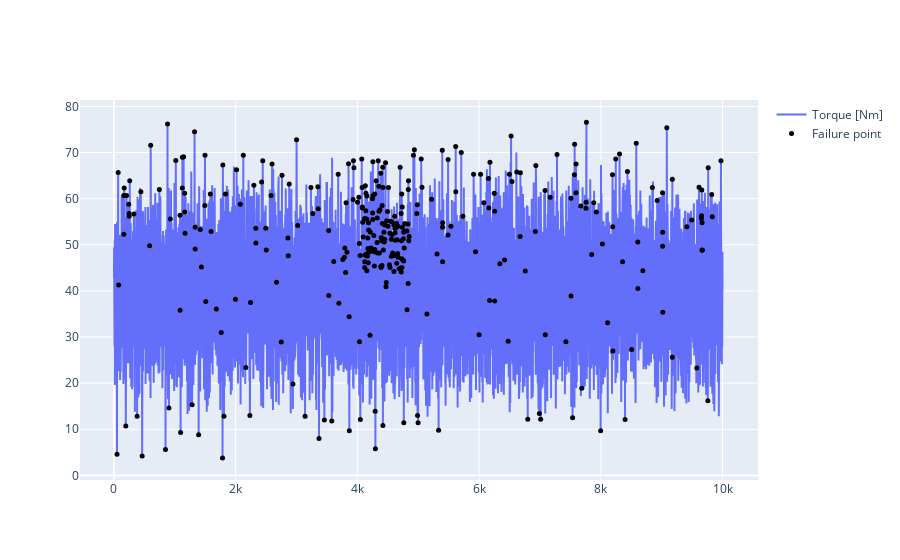

Notebook code for this chart:
### Code cell
# And again with Torque
# Create a new figure
fig = go.Figure()

# Add Line plot for air temperature
fig.add_trace(go.Scatter(x=data['UDI'], y=data['Torque [Nm]'], mode='lines', name='Torque [Nm]'))

# Add Scatter plot for machine failures
failures = data[data['Machine failure']==1]
fig.add_trace(go.Scatter(x=failures['UDI'], y=failures['Torque [Nm]'], mode='markers', 
                         marker=dict(color='black', size=5), name='Failure point'))

# Display the plot
fig.show()

### Figure 1 — Plotly figure (JSON) as saved in the notebook; plotly's stock layout.template omitted (floating-point values rounded to 4 significant figures; data arrays with more than 128 entries replaced by an {"elided": "..."} marker saying what was removed)
{"data": [{"mode": "lines", "name": "Torque [Nm]", "type": "scatter", "x": {"elided": "10000 int values"}, "y": {"elided": "10000 float values"}}, {"marker": {"color": "black", "size": 5}, "mode": "markers", "name": "Failure point", "type": "scatter", "x": {"elided": "339 int values"}, "y": {"elided": "339 float values"}}], "layout": {}}
